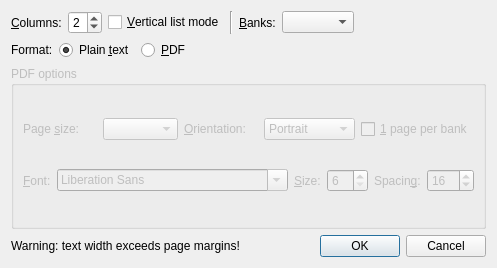
<?xml version="1.0" encoding="UTF-8"?>
<ui version="4.0">
 <class>Dialog</class>
 <widget class="QDialog" name="Dialog">
  <property name="geometry">
   <rect>
    <x>0</x>
    <y>0</y>
    <width>409</width>
    <height>268</height>
   </rect>
  </property>
  <property name="windowTitle">
   <string>Export Library content</string>
  </property>
  <layout class="QGridLayout" name="gridLayout_2">
   <item row="1" column="1">
    <widget class="QDialogButtonBox" name="buttonBox">
     <property name="orientation">
      <enum>Qt::Horizontal</enum>
     </property>
     <property name="standardButtons">
      <set>QDialogButtonBox::Cancel|QDialogButtonBox::Ok</set>
     </property>
    </widget>
   </item>
   <item row="1" column="0">
    <widget class="OutsideWidget" name="outside_widget">
     <property name="text">
      <string>Warning: text width exceeds page margins!</string>
     </property>
    </widget>
   </item>
   <item row="0" column="0" colspan="2">
    <layout class="QGridLayout" name="gridLayout">
     <item row="1" column="0">
      <layout class="QHBoxLayout" name="horizontalLayout">
       <item>
        <widget class="QLabel" name="label">
         <property name="text">
          <string>Format:</string>
         </property>
        </widget>
       </item>
       <item>
        <widget class="QRadioButton" name="text_radio">
         <property name="text">
          <string>Plain &amp;text</string>
         </property>
         <property name="checked">
          <bool>true</bool>
         </property>
         <attribute name="buttonGroup">
          <string notr="true">format_group</string>
         </attribute>
        </widget>
       </item>
       <item>
        <widget class="QRadioButton" name="pdf_radio">
         <property name="text">
          <string>&amp;PDF</string>
         </property>
         <attribute name="buttonGroup">
          <string notr="true">format_group</string>
         </attribute>
        </widget>
       </item>
       <item>
        <spacer name="horizontalSpacer_2">
         <property name="orientation">
          <enum>Qt::Horizontal</enum>
         </property>
         <property name="sizeHint" stdset="0">
          <size>
           <width>40</width>
           <height>20</height>
          </size>
         </property>
        </spacer>
       </item>
      </layout>
     </item>
     <item row="0" column="0">
      <layout class="QHBoxLayout" name="horizontalLayout_2">
       <item>
        <widget class="QLabel" name="label_2">
         <property name="text">
          <string>&amp;Columns:</string>
         </property>
         <property name="buddy">
          <cstring>col_spin</cstring>
         </property>
        </widget>
       </item>
       <item>
        <widget class="QSpinBox" name="col_spin">
         <property name="sizePolicy">
          <sizepolicy hsizetype="Maximum" vsizetype="Fixed">
           <horstretch>0</horstretch>
           <verstretch>0</verstretch>
          </sizepolicy>
         </property>
         <property name="minimum">
          <number>1</number>
         </property>
         <property name="maximum">
          <number>8</number>
         </property>
         <property name="value">
          <number>2</number>
         </property>
        </widget>
       </item>
       <item>
        <widget class="QCheckBox" name="vertical_chk">
         <property name="text">
          <string>&amp;Vertical list mode</string>
         </property>
        </widget>
       </item>
       <item>
        <widget class="Line" name="line">
         <property name="orientation">
          <enum>Qt::Vertical</enum>
         </property>
        </widget>
       </item>
       <item>
        <widget class="QLabel" name="label_8">
         <property name="text">
          <string>&amp;Banks:</string>
         </property>
         <property name="buddy">
          <cstring>banks_combo</cstring>
         </property>
        </widget>
       </item>
       <item>
        <widget class="MultiCombo" name="banks_combo">
         <property name="sizePolicy">
          <sizepolicy hsizetype="Maximum" vsizetype="Fixed">
           <horstretch>0</horstretch>
           <verstretch>0</verstretch>
          </sizepolicy>
         </property>
         <property name="sizeAdjustPolicy">
          <enum>QComboBox::AdjustToContents</enum>
         </property>
        </widget>
       </item>
       <item>
        <spacer name="horizontalSpacer">
         <property name="orientation">
          <enum>Qt::Horizontal</enum>
         </property>
         <property name="sizeType">
          <enum>QSizePolicy::MinimumExpanding</enum>
         </property>
         <property name="sizeHint" stdset="0">
          <size>
           <width>20</width>
           <height>20</height>
          </size>
         </property>
        </spacer>
       </item>
      </layout>
     </item>
     <item row="3" column="0">
      <widget class="QGroupBox" name="pdf_group">
       <property name="enabled">
        <bool>false</bool>
       </property>
       <property name="title">
        <string>PDF options</string>
       </property>
       <layout class="QVBoxLayout" name="verticalLayout_2">
        <item>
         <layout class="QHBoxLayout" name="horizontalLayout_3">
          <item>
           <widget class="QLabel" name="label_3">
            <property name="text">
             <string>Page &amp;size:</string>
            </property>
            <property name="buddy">
             <cstring>format_combo</cstring>
            </property>
           </widget>
          </item>
          <item>
           <widget class="QComboBox" name="format_combo"/>
          </item>
          <item>
           <widget class="QLabel" name="label_7">
            <property name="text">
             <string>&amp;Orientation:</string>
            </property>
            <property name="buddy">
             <cstring>orientation_combo</cstring>
            </property>
           </widget>
          </item>
          <item>
           <widget class="QComboBox" name="orientation_combo">
            <item>
             <property name="text">
              <string>Portrait</string>
             </property>
            </item>
            <item>
             <property name="text">
              <string>Landscape</string>
             </property>
            </item>
           </widget>
          </item>
          <item>
           <widget class="QCheckBox" name="pagebank_chk">
            <property name="text">
             <string>&amp;1 page per bank</string>
            </property>
           </widget>
          </item>
         </layout>
        </item>
        <item>
         <layout class="QHBoxLayout" name="horizontalLayout_4">
          <item>
           <widget class="QLabel" name="label_4">
            <property name="text">
             <string>&amp;Font:</string>
            </property>
            <property name="buddy">
             <cstring>font_combo</cstring>
            </property>
           </widget>
          </item>
          <item>
           <widget class="QFontComboBox" name="font_combo"/>
          </item>
          <item>
           <widget class="QLabel" name="label_5">
            <property name="text">
             <string>&amp;Size:</string>
            </property>
            <property name="buddy">
             <cstring>font_size_spin</cstring>
            </property>
           </widget>
          </item>
          <item>
           <widget class="QSpinBox" name="font_size_spin">
            <property name="minimum">
             <number>6</number>
            </property>
            <property name="maximum">
             <number>72</number>
            </property>
           </widget>
          </item>
          <item>
           <widget class="QLabel" name="label_6">
            <property name="text">
             <string>Spacin&amp;g:</string>
            </property>
            <property name="buddy">
             <cstring>spacing_spin</cstring>
            </property>
           </widget>
          </item>
          <item>
           <widget class="QSpinBox" name="spacing_spin">
            <property name="minimum">
             <number>-48</number>
            </property>
            <property name="maximum">
             <number>128</number>
            </property>
            <property name="singleStep">
             <number>8</number>
            </property>
            <property name="value">
             <number>16</number>
            </property>
           </widget>
          </item>
         </layout>
        </item>
       </layout>
       <zorder>horizontalLayoutWidget_4</zorder>
       <zorder>horizontalLayoutWidget_4</zorder>
       <zorder>horizontalLayoutWidget_3</zorder>
      </widget>
     </item>
    </layout>
   </item>
  </layout>
 </widget>
 <customwidgets>
  <customwidget>
   <class>MultiCombo</class>
   <extends>QComboBox</extends>
   <header>bigglesworth.classes</header>
  </customwidget>
  <customwidget>
   <class>OutsideWidget</class>
   <extends>QLabel</extends>
   <header>bigglesworth.classes</header>
  </customwidget>
 </customwidgets>
 <resources/>
 <connections>
  <connection>
   <sender>buttonBox</sender>
   <signal>accepted()</signal>
   <receiver>Dialog</receiver>
   <slot>accept()</slot>
   <hints>
    <hint type="sourcelabel">
     <x>242</x>
     <y>279</y>
    </hint>
    <hint type="destinationlabel">
     <x>157</x>
     <y>274</y>
    </hint>
   </hints>
  </connection>
  <connection>
   <sender>buttonBox</sender>
   <signal>rejected()</signal>
   <receiver>Dialog</receiver>
   <slot>reject()</slot>
   <hints>
    <hint type="sourcelabel">
     <x>316</x>
     <y>260</y>
    </hint>
    <hint type="destinationlabel">
     <x>286</x>
     <y>274</y>
    </hint>
   </hints>
  </connection>
 </connections>
 <buttongroups>
  <buttongroup name="format_group"/>
 </buttongroups>
</ui>
